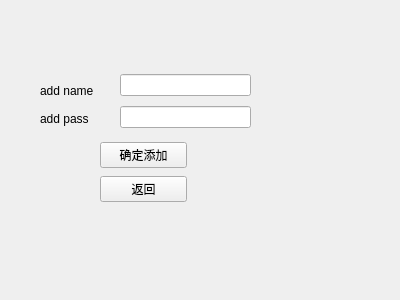
<?xml version="1.0" encoding="UTF-8"?>
<ui version="4.0">
 <class>form1</class>
 <widget class="QWidget" name="form1">
  <property name="geometry">
   <rect>
    <x>0</x>
    <y>0</y>
    <width>400</width>
    <height>300</height>
   </rect>
  </property>
  <property name="windowTitle">
   <string>Form</string>
  </property>
  <widget class="QLabel" name="label">
   <property name="geometry">
    <rect>
     <x>40</x>
     <y>110</y>
     <width>67</width>
     <height>17</height>
    </rect>
   </property>
   <property name="text">
    <string>add pass</string>
   </property>
  </widget>
  <widget class="QWidget" name="">
   <property name="geometry">
    <rect>
     <x>40</x>
     <y>70</y>
     <width>69</width>
     <height>42</height>
    </rect>
   </property>
   <layout class="QVBoxLayout" name="verticalLayout">
    <item>
     <widget class="QLabel" name="addname">
      <property name="text">
       <string>add name</string>
      </property>
     </widget>
    </item>
   </layout>
  </widget>
  <widget class="QWidget" name="">
   <property name="geometry">
    <rect>
     <x>120</x>
     <y>70</y>
     <width>131</width>
     <height>62</height>
    </rect>
   </property>
   <layout class="QVBoxLayout" name="verticalLayout_2">
    <item>
     <widget class="QLineEdit" name="lineEdit"/>
    </item>
    <item>
     <widget class="QLineEdit" name="lineEdit_2"/>
    </item>
   </layout>
  </widget>
  <widget class="QWidget" name="">
   <property name="geometry">
    <rect>
     <x>100</x>
     <y>140</y>
     <width>87</width>
     <height>64</height>
    </rect>
   </property>
   <layout class="QVBoxLayout" name="verticalLayout_3">
    <item>
     <widget class="QPushButton" name="pushButton_2">
      <property name="text">
       <string>确定添加</string>
      </property>
     </widget>
    </item>
    <item>
     <widget class="QPushButton" name="pushButton">
      <property name="text">
       <string>返回</string>
      </property>
     </widget>
    </item>
   </layout>
  </widget>
 </widget>
 <resources/>
 <connections/>
</ui>
